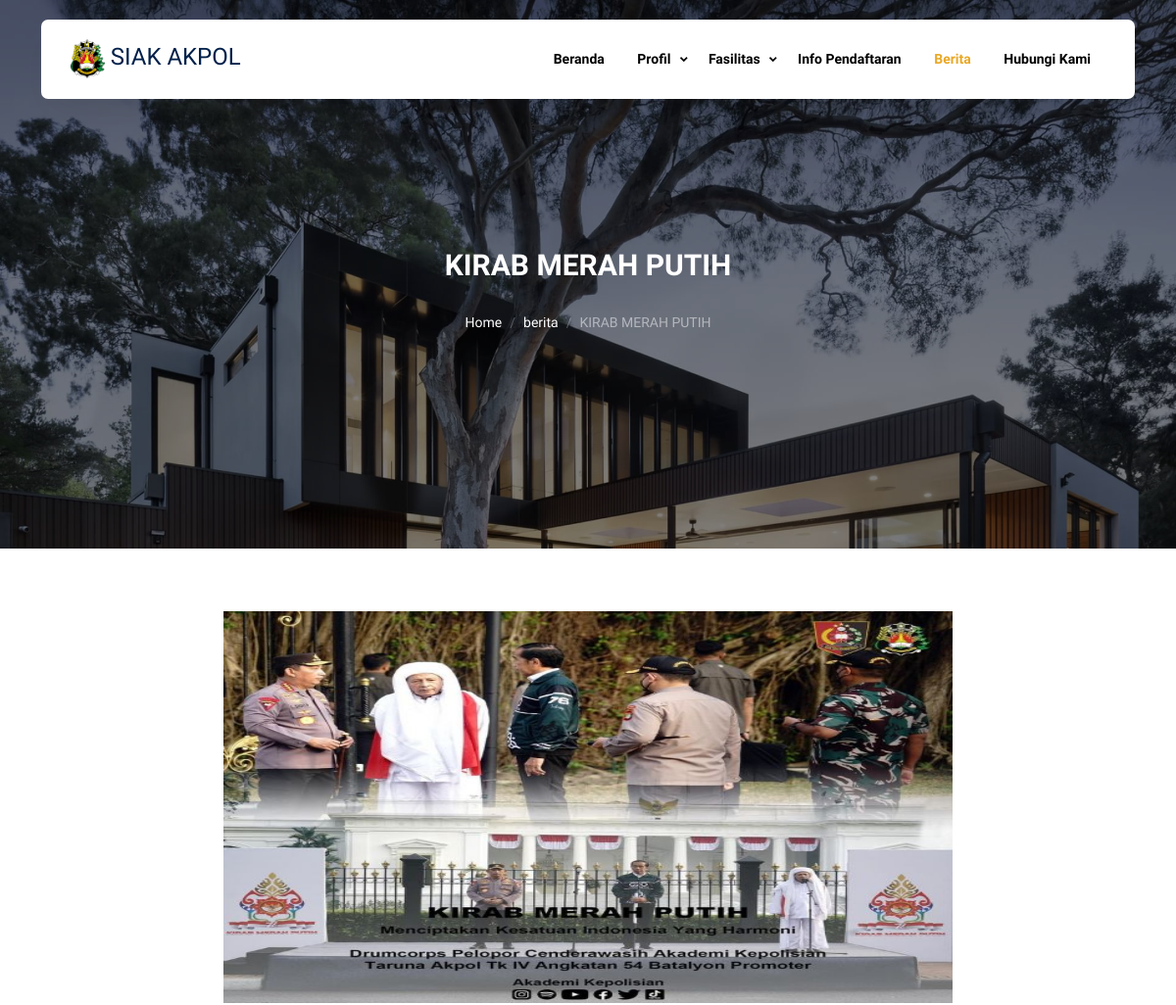
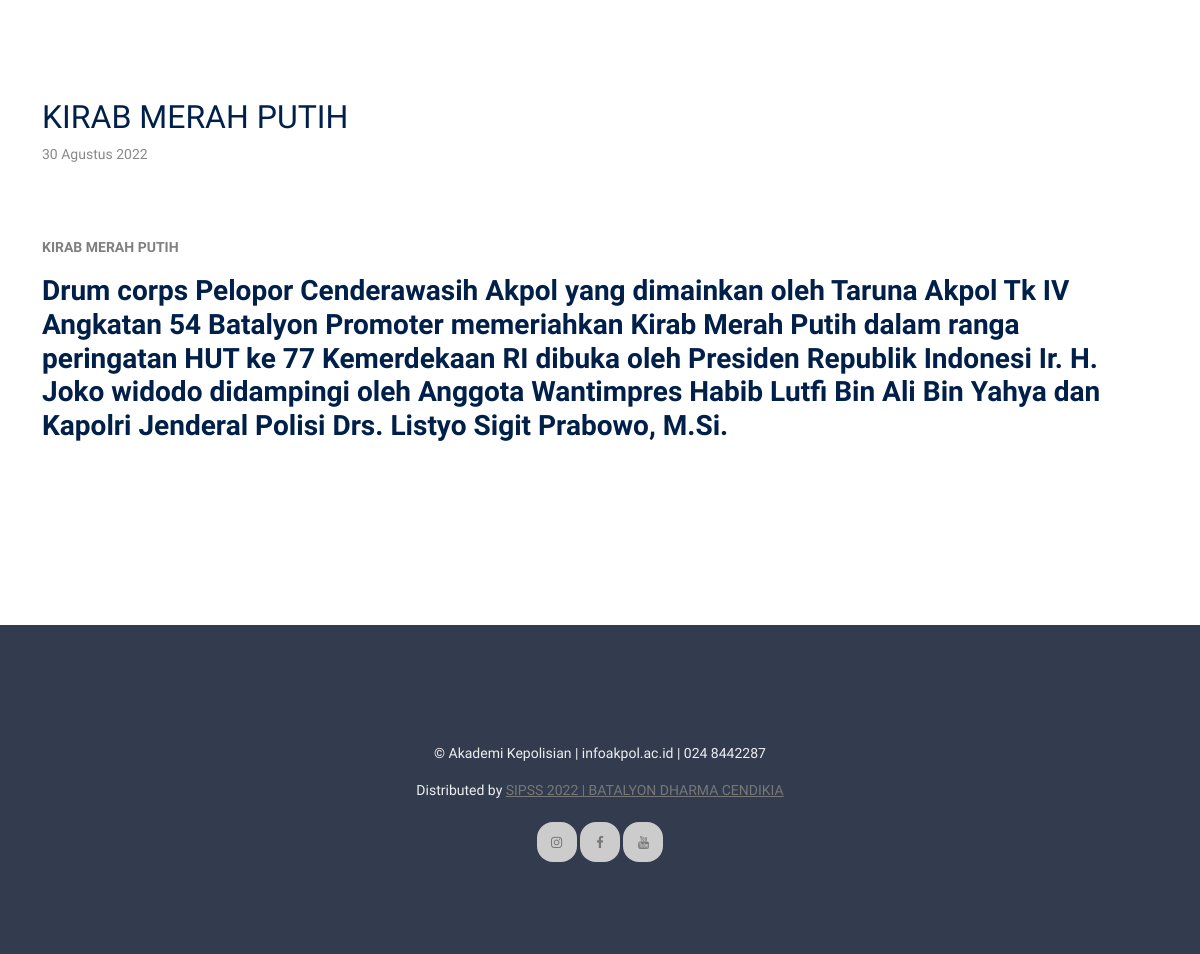
The app's page /berita/detail/4 with its own data (2 pictures, top to bottom).
### tables this page shows
CREATE TABLE `berita` (
  `id` int(11) NOT NULL,
  `judul` varchar(300) NOT NULL,
  `isi` text NOT NULL,
  `img_cover` varchar(300) NOT NULL,
  `created_at` timestamp NOT NULL DEFAULT current_timestamp() ON UPDATE current_timestamp()
);

### application/views/user/layout/content.php (called while the page is built)
<?php
  if ($isi) {
    $this->load->view($isi);
  }
?>

### application/views/user/layout/wrapper.php (called while the page is built)
<?php
require_once('head.php');
require_once('header.php');
require_once('content.php');
require_once('footer.php');
?>

### application/controllers/Berita.php (called while the page is built, shortened)
<?php
class Berita extends CI_Controller {
	function __construct(){
        $this->load->model('M_fasilitas');
        $this->load->model('M_berita');
    }
	public function detail($id)
	{
		$data = array(	'title'		=> 'Berita',
						'active'	=> 'Berita',
						'isi'		=> 'user/berita/detail',
						'fas' 		=> $this->M_fasilitas->tampil_fasilitas(),
						'data'		=> $this->M_berita->detail($id));
		$this->load->view('user/layout/wrapper', $data, FALSE);
	}
}

### index.php (called while the page is built, shortened)
<?php
require_once BASEPATH.'core/CodeIgniter.php';

### application/models/M_fasilitas.php (called while the page is built, shortened)
<?php
class M_fasilitas extends CI_Model {
   function tampil_fasilitas(){
    return $this->db->query('SELECT * FROM fasilitas')->result_array();
   }
}

### application/models/M_berita.php (called while the page is built, shortened)
<?php
class M_berita extends CI_Model {
    function detail($id)
    {
        return $this->db->get_where('berita', array('id' => $id))->row_array();
    }
}

### application/helpers/tanggalindo_helper.php (called while the page is built, shortened)
<?php  if ( ! defined('BASEPATH')) exit('No direct script access allowed');
    if ( ! function_exists('tgl_indo'))
    {
        function date_indo($tgl)
        {
            $ubah = gmdate($tgl, time()+60*60*8);
            $pecah = explode("-",$ubah);
            $tanggal = $pecah[2];
            $bulan = bulan($pecah[1]);
            $tahun = $pecah[0];
            return $tanggal.' '.$bulan.' '.$tahun;
        }
    }
    if ( ! function_exists('bulan'))
    {
        function bulan($bln)
        {
            switch ($bln)
            {
                case 8:
                    return "Agustus";
                    break;
            }
        }
    }

### application/views/user/berita/detail.php (the view)
<div
      class="hero page-inner overlay"
      style="background-image: url('<?= base_url() ?>assets/user/images/hero_bg_3.jpg')"
    >
      <div class="container">
        <div class="row justify-content-center align-items-center">
          <div class="col-lg-9 text-center mt-5">
            <h1 class="heading" data-aos="fade-up">
              <?= $data['judul'] ?>
            </h1>
            <nav
              aria-label="breadcrumb"
              data-aos="fade-up"
              data-aos-delay="200"
            >
              <ol class="breadcrumb text-center justify-content-center">
                <li class="breadcrumb-item"><a href="index.html">Home</a></li>
                <li class="breadcrumb-item">
                  <a href="properties.html">berita</a>
                </li>
                <li
                  class="breadcrumb-item active text-white-50"
                  aria-current="page"
                >
                  <?= $data['judul'] ?>
                </li>
              </ol>
            </nav>
          </div>
        </div>
      </div>
    </div>
    <div class="section">
      <div class="container">
        <div class="row justify-content-between">
          <center>
            <div class="col-lg-8">
            <div class="img-property-slide-wrap">
              <div class="img-property-slide">
                <img src="<?= base_url () ?>assets/backend/upload/<?= $data['img_cover'] ?>" style="height: 400px;" alt="Image" class="img-fluid" />
              </div>
            </div>
          </div>
        </center>
          <div class="col-lg-12">
            <?php
              $split   = explode(' ', $data['created_at']);
              $tglpost = $split[0];
            ?>
            <h2 class="heading text-primary"><?= $data['judul'] ?></h2>
            <p class="meta"><?= date_indo($tglpost) ?></p>
            <p class="text-black-0">
              <?= $data['isi'] ?>
            </p>
          </div>
        </div>
      </div>
    </div>

### assets/user/css/tiny-slider.css (style rules this page uses)
.tns-slider { -webkit-transition:all 0s;-moz-transition:all 0s;transition:all 0s }
.tns-slider>.tns-item { -webkit-box-sizing:border-box;-moz-box-sizing:border-box;box-sizing:border-box }
.tns-horizontal.tns-subpixel { white-space:nowrap }
.tns-horizontal.tns-subpixel>.tns-item { display:inline-block;vertical-align:top;white-space:normal }

### records on screen
berita: judul "KIRAB MERAH PUTIH", img_cover (picture), created_at "30 Agustus 2022", isi "KIRAB MERAH PUTIH Drum corps Pelopor Cenderawasih Akpol yang dimainkan oleh Taruna Akpol Tk IV Angkatan 54 Batalyon Promoter memeriahkan Kirab Merah Putih dalam ranga peringatan HUT ke 77 Kemerdekaan RI dibuka oleh Presiden Republik Indonesi Ir. H. Joko widodo didampingi oleh Anggota Wantimpres Habib Lutfi Bin Ali Bin Yahya dan Kapolri Jenderal Polisi Drs. Listyo Sigit Prabowo, M.Si."
